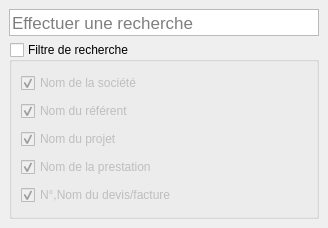
<?xml version="1.0" encoding="UTF-8"?>
<ui version="4.0">
 <class>SearchDock</class>
 <widget class="QDockWidget" name="SearchDock">
  <property name="geometry">
   <rect>
    <x>0</x>
    <y>0</y>
    <width>328</width>
    <height>228</height>
   </rect>
  </property>
  <property name="sizePolicy">
   <sizepolicy hsizetype="Expanding" vsizetype="Fixed">
    <horstretch>0</horstretch>
    <verstretch>0</verstretch>
   </sizepolicy>
  </property>
  <property name="maximumSize">
   <size>
    <width>524287</width>
    <height>270</height>
   </size>
  </property>
  <property name="font">
   <font>
    <pointsize>13</pointsize>
   </font>
  </property>
  <property name="windowTitle">
   <string>Recherche</string>
  </property>
  <widget class="QWidget" name="dockWidgetContents">
   <property name="font">
    <font>
     <pointsize>9</pointsize>
     <weight>50</weight>
     <bold>false</bold>
    </font>
   </property>
   <layout class="QGridLayout" name="gridLayout">
    <item row="1" column="0">
     <widget class="QGroupBox" name="gpbxSearchFilter">
      <property name="enabled">
       <bool>true</bool>
      </property>
      <property name="minimumSize">
       <size>
        <width>200</width>
        <height>150</height>
       </size>
      </property>
      <property name="title">
       <string>Filtre de recherche</string>
      </property>
      <property name="checkable">
       <bool>true</bool>
      </property>
      <property name="checked">
       <bool>false</bool>
      </property>
      <layout class="QGridLayout" name="gridLayout_6">
       <item row="2" column="0">
        <widget class="QCheckBox" name="chkReferentName">
         <property name="enabled">
          <bool>false</bool>
         </property>
         <property name="text">
          <string>Nom du référent</string>
         </property>
         <property name="checked">
          <bool>true</bool>
         </property>
        </widget>
       </item>
       <item row="4" column="0">
        <widget class="QCheckBox" name="chkContributory">
         <property name="text">
          <string>Nom de la prestation</string>
         </property>
         <property name="checked">
          <bool>true</bool>
         </property>
        </widget>
       </item>
       <item row="5" column="0">
        <widget class="QCheckBox" name="chkBillQuote">
         <property name="text">
          <string>N°,Nom du devis/facture</string>
         </property>
         <property name="checked">
          <bool>true</bool>
         </property>
        </widget>
       </item>
       <item row="3" column="0">
        <widget class="QCheckBox" name="chkProjectName">
         <property name="enabled">
          <bool>false</bool>
         </property>
         <property name="text">
          <string>Nom du projet</string>
         </property>
         <property name="checkable">
          <bool>true</bool>
         </property>
         <property name="checked">
          <bool>true</bool>
         </property>
        </widget>
       </item>
       <item row="1" column="0">
        <widget class="QCheckBox" name="chkSearchCompany">
         <property name="enabled">
          <bool>false</bool>
         </property>
         <property name="text">
          <string>Nom de la société</string>
         </property>
         <property name="checked">
          <bool>true</bool>
         </property>
        </widget>
       </item>
      </layout>
     </widget>
    </item>
    <item row="0" column="0">
     <widget class="QLineEdit" name="leSearch">
      <property name="enabled">
       <bool>true</bool>
      </property>
      <property name="minimumSize">
       <size>
        <width>0</width>
        <height>25</height>
       </size>
      </property>
      <property name="font">
       <font>
        <pointsize>13</pointsize>
       </font>
      </property>
      <property name="styleSheet">
       <string notr="true">background: url(:/icons/searchMini);
background-position: right;
background-repeat: no-repeat;     
border-radius: 0px;
height: 25px;
border: 1px solid #bbb;</string>
      </property>
      <property name="inputMask">
       <string/>
      </property>
      <property name="text">
       <string/>
      </property>
      <property name="placeholderText">
       <string>Effectuer une recherche</string>
      </property>
      <property name="clearButtonEnabled">
       <bool>true</bool>
      </property>
     </widget>
    </item>
   </layout>
  </widget>
 </widget>
 <resources/>
 <connections>
  <connection>
   <sender>leSearch</sender>
   <signal>textChanged(QString)</signal>
   <receiver>SearchDock</receiver>
   <slot>search(QString)</slot>
   <hints>
    <hint type="sourcelabel">
     <x>164</x>
     <y>48</y>
    </hint>
    <hint type="destinationlabel">
     <x>345</x>
     <y>40</y>
    </hint>
   </hints>
  </connection>
  <connection>
   <sender>gpbxSearchFilter</sender>
   <signal>clicked(bool)</signal>
   <receiver>chkSearchCompany</receiver>
   <slot>setEnabled(bool)</slot>
   <hints>
    <hint type="sourcelabel">
     <x>117</x>
     <y>76</y>
    </hint>
    <hint type="destinationlabel">
     <x>119</x>
     <y>101</y>
    </hint>
   </hints>
  </connection>
  <connection>
   <sender>gpbxSearchFilter</sender>
   <signal>clicked(bool)</signal>
   <receiver>chkReferentName</receiver>
   <slot>setEnabled(bool)</slot>
   <hints>
    <hint type="sourcelabel">
     <x>142</x>
     <y>82</y>
    </hint>
    <hint type="destinationlabel">
     <x>144</x>
     <y>133</y>
    </hint>
   </hints>
  </connection>
  <connection>
   <sender>gpbxSearchFilter</sender>
   <signal>clicked(bool)</signal>
   <receiver>chkProjectName</receiver>
   <slot>setEnabled(bool)</slot>
   <hints>
    <hint type="sourcelabel">
     <x>160</x>
     <y>76</y>
    </hint>
    <hint type="destinationlabel">
     <x>148</x>
     <y>167</y>
    </hint>
   </hints>
  </connection>
  <connection>
   <sender>gpbxSearchFilter</sender>
   <signal>clicked(bool)</signal>
   <receiver>chkContributory</receiver>
   <slot>setEnabled(bool)</slot>
   <hints>
    <hint type="sourcelabel">
     <x>95</x>
     <y>79</y>
    </hint>
    <hint type="destinationlabel">
     <x>88</x>
     <y>204</y>
    </hint>
   </hints>
  </connection>
  <connection>
   <sender>gpbxSearchFilter</sender>
   <signal>clicked(bool)</signal>
   <receiver>chkBillQuote</receiver>
   <slot>setEnabled(bool)</slot>
   <hints>
    <hint type="sourcelabel">
     <x>54</x>
     <y>80</y>
    </hint>
    <hint type="destinationlabel">
     <x>70</x>
     <y>231</y>
    </hint>
   </hints>
  </connection>
 </connections>
 <slots>
  <slot>search(QString)</slot>
 </slots>
</ui>
